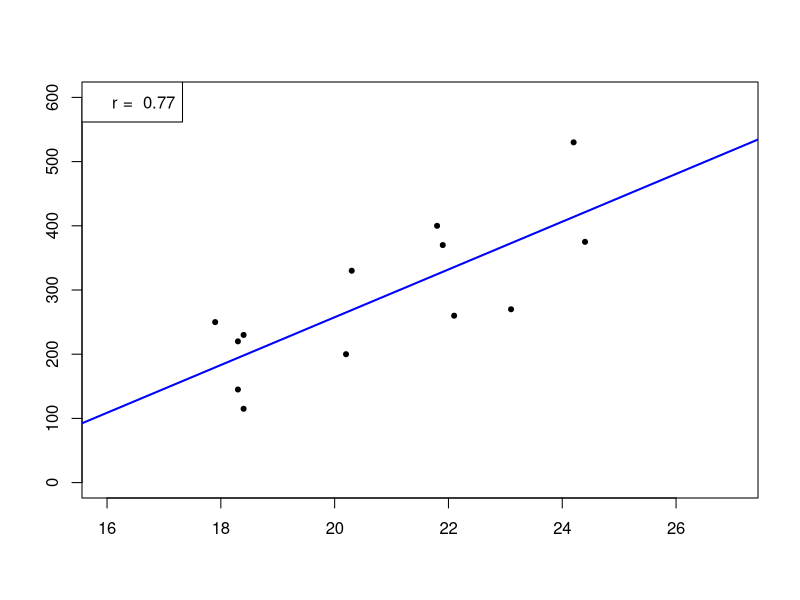

Source code (R):
## Exemplo aula Correlação & Regressão

## Dados ####
x <- c(17.9, 18.3, 18.3, 18.4, 18.4, 20.2, 20.3, 21.8, 21.9, 22.1, 23.1, 24.2, 24.4)
y <- c(250, 220, 145, 115, 230, 200, 330, 400, 370, 260, 270, 530, 375)
plot(y~x, pch=20, xlim = c(16,27), ylim = c(0,600), xlab="", ylab="")
leg.txt <- paste("r = ", round(cor(x,y), digits = 2))
legend("topleft",legend = leg.txt, border = "")

cor(x,y)

## Regressão ####
reta <- lm(y ~ x)
summary(reta)
abline(reta, lwd = 2, col = "blue")
